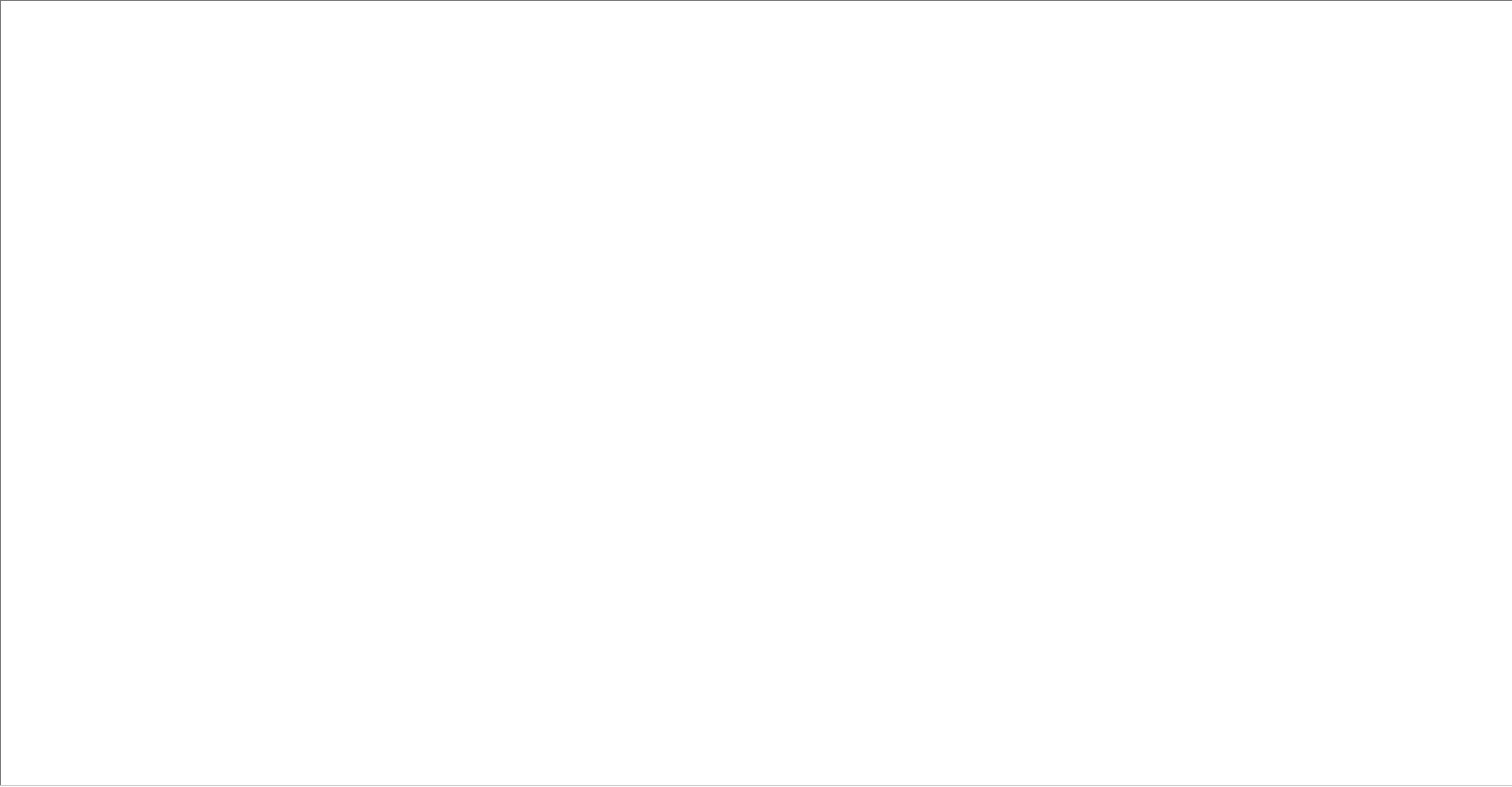
<?xml version="1.0" encoding="UTF-8"?>
<ui version="4.0">
 <class>MainWindow</class>
 <widget class="QWidget" name="MainWindow">
  <property name="geometry">
   <rect>
    <x>0</x>
    <y>0</y>
    <width>1576</width>
    <height>820</height>
   </rect>
  </property>
  <property name="minimumSize">
   <size>
    <width>0</width>
    <height>0</height>
   </size>
  </property>
  <property name="maximumSize">
   <size>
    <width>1660</width>
    <height>960</height>
   </size>
  </property>
  <property name="cursor">
   <cursorShape>PointingHandCursor</cursorShape>
  </property>
  <property name="windowTitle">
   <string>Form</string>
  </property>
  <widget class="QGraphicsView" name="graphicsView">
   <property name="geometry">
    <rect>
     <x>-1</x>
     <y>-1</y>
     <width>1581</width>
     <height>821</height>
    </rect>
   </property>
   <property name="frameShape">
    <enum>QFrame::WinPanel</enum>
   </property>
   <property name="frameShadow">
    <enum>QFrame::Sunken</enum>
   </property>
   <property name="lineWidth">
    <number>3</number>
   </property>
   <property name="midLineWidth">
    <number>-1</number>
   </property>
   <property name="renderHints">
    <set>QPainter::Antialiasing|QPainter::HighQualityAntialiasing|QPainter::TextAntialiasing</set>
   </property>
  </widget>
 </widget>
 <resources/>
 <connections/>
</ui>
